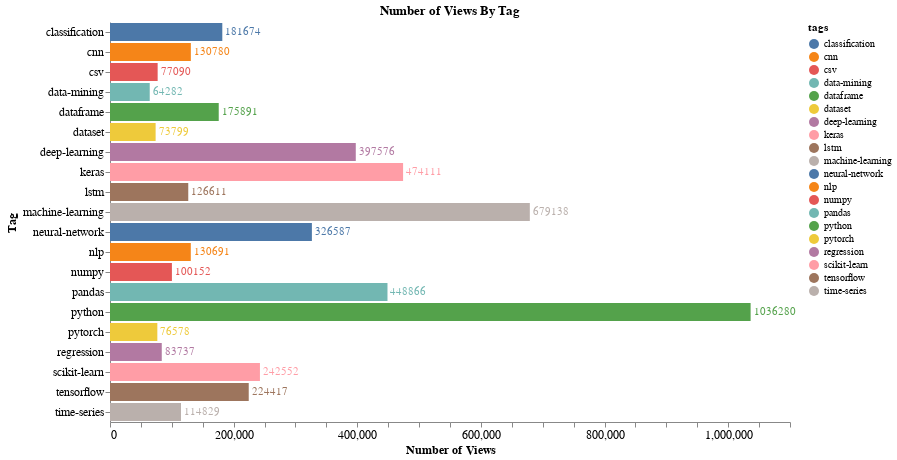

Source (notebook cell):
### Markdown cell above
A visual representation of the output above is:

### Code cell
views_chart =alt.Chart(pivot_views.reset_index().head(20)).mark_bar().encode(
    x= alt.X("ViewCount",title = "Number of Views", 
             axis = alt.Axis(title = "Number of Views",titleFontSize=12, labelFontSize=12)),
    
    y=alt.Y("tags", axis = alt.Axis(title = "Tag", titleFontSize=12, labelFontSize=12)),
    
    color = "tags")

views_text = views_chart.mark_text(align="left",
                     baseline="middle",
                     dx=3).encode(
                text = "ViewCount")

(views_chart+views_text).configure_view(
    strokeWidth=0).configure_axis(
    grid=False).properties(
    width=680, title = "Number of Views By Tag")

### Figure 1 — Vega-Lite specification as saved in the notebook (floating-point values rounded to 4 significant figures)
{"config": {"view": {"continuousWidth": 400, "continuousHeight": 300, "strokeWidth": 0}, "axis": {"grid": false}}, "layer": [{"mark": "bar", "encoding": {"color": {"type": "nominal", "field": "tags"}, "x": {"type": "quantitative", "axis": {"labelFontSize": 12, "title": "Number of Views", "titleFontSize": 12}, "field": "ViewCount", "title": "Number of Views"}, "y": {"type": "nominal", "axis": {"labelFontSize": 12, "title": "Tag", "titleFontSize": 12}, "field": "tags"}}}, {"mark": {"type": "text", "align": "left", "baseline": "middle", "dx": 3}, "encoding": {"color": {"type": "nominal", "field": "tags"}, "text": {"type": "quantitative", "field": "ViewCount"}, "x": {"type": "quantitative", "axis": {"labelFontSize": 12, "title": "Number of Views", "titleFontSize": 12}, "field": "ViewCount", "title": "Number of Views"}, "y": {"type": "nominal", "axis": {"labelFontSize": 12, "title": "Tag", "titleFontSize": 12}, "field": "tags"}}}], "data": {"name": "data-63708c33b970664cb52941d50e0176cb"}, "title": "Number of Views By Tag", "width": 680, "$schema": "https://vega.github.io/schema/vega-lite/v4.8.1.json", "datasets": {"data-63708c33b970664cb52941d50e0176cb": [{"tags": "python", "ViewCount": 1036280}, {"tags": "machine-learning", "ViewCount": 679138}, {"tags": "keras", "ViewCount": 474111}, {"tags": "pandas", "ViewCount": 448866}, {"tags": "deep-learning", "ViewCount": 397576}, {"tags": "neural-network", "ViewCount": 326587}, {"tags": "scikit-learn", "ViewCount": 242552}, {"tags": "tensorflow", "ViewCount": 224417}, {"tags": "classification", "ViewCount": 181674}, {"tags": "dataframe", "ViewCount": 175891}, {"tags": "cnn", "ViewCount": 130780}, {"tags": "nlp", "ViewCount": 130691}, {"tags": "lstm", "ViewCount": 126611}, {"tags": "time-series", "ViewCount": 114829}, {"tags": "numpy", "ViewCount": 100152}, {"tags": "regression", "ViewCount": 83737}, {"tags": "csv", "ViewCount": 77090}, {"tags": "pytorch", "ViewCount": 76578}, {"tags": "dataset", "ViewCount": 73799}, {"tags": "data-mining", "ViewCount": 64282}]}}
